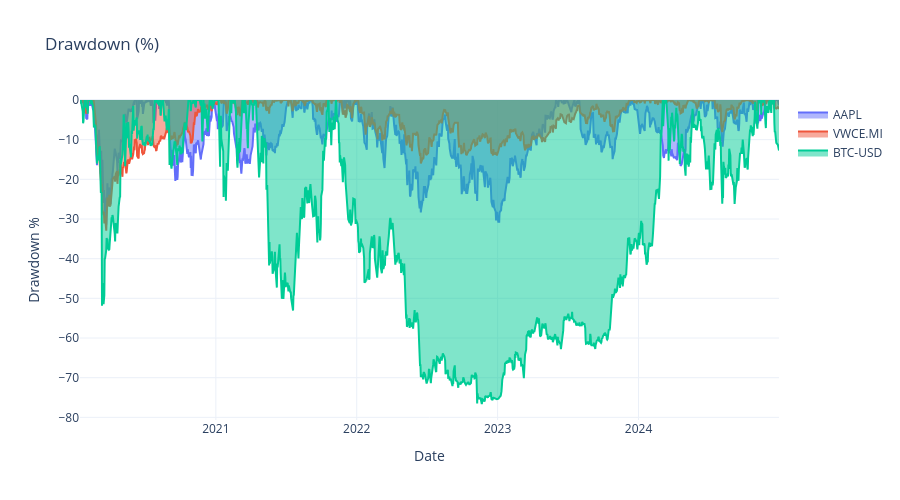

Source (notebook cell):
### Markdown cell above
## Drawdown Comparison

### Code cell
fig = go.Figure()
for asset_name, asset_returns in assets.items():
    cum = (1 + asset_returns).cumprod()
    running_max = cum.cummax()
    dd = (cum - running_max) / running_max * 100
    fig.add_trace(go.Scatter(x=dd.index, y=dd, name=asset_name, mode='lines', fill='tozeroy'))

fig.update_layout(
    title='Drawdown (%)',
    yaxis_title='Drawdown %',
    xaxis_title='Date',
    template='plotly_white',
    height=500,
)
fig.show()

### Figure 1 — Plotly figure (JSON) as saved in the notebook; plotly's stock layout.template omitted (floating-point values rounded to 4 significant figures; data arrays with more than 128 entries replaced by an {"elided": "..."} marker saying what was removed)
{"data": [{"fill": "tozeroy", "mode": "lines", "name": "AAPL", "type": "scatter", "x": {"elided": "1231 str values"}, "y": {"elided": "1231 float values"}}, {"fill": "tozeroy", "mode": "lines", "name": "VWCE.MI", "type": "scatter", "x": {"elided": "1231 str values"}, "y": {"elided": "1231 float values"}}, {"fill": "tozeroy", "mode": "lines", "name": "BTC-USD", "type": "scatter", "x": {"elided": "1231 str values"}, "y": {"elided": "1231 float values"}}], "layout": {"height": 500, "title": {"text": "Drawdown (%)"}, "xaxis": {"title": {"text": "Date"}}, "yaxis": {"title": {"text": "Drawdown %"}}}}
